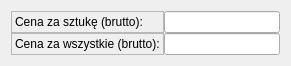
   <widget class="QWidget" name="layoutWidget_3">
    <property name="geometry">
     <rect>
      <x>20</x>
      <y>580</y>
      <width>291</width>
      <height>60</height>
     </rect>
    </property>
    <layout class="QHBoxLayout" name="horizontalLayout_8">
     <property name="spacing">
      <number>0</number>
     </property>
     <item>
      <layout class="QVBoxLayout" name="verticalLayout_33">
       <item>
        <widget class="QLabel" name="label_19">
         <property name="locale">
          <locale language="Polish" country="Poland"/>
         </property>
         <property name="frameShape">
          <enum>QFrame::StyledPanel</enum>
         </property>
         <property name="text">
          <string>Cena za sztukę (brutto):</string>
         </property>
        </widget>
       </item>
       <item>
        <widget class="QLabel" name="label_20">
         <property name="locale">
          <locale language="Polish" country="Poland"/>
         </property>
         <property name="frameShape">
          <enum>QFrame::StyledPanel</enum>
         </property>
         <property name="text">
          <string>Cena za wszystkie (brutto):</string>
         </property>
        </widget>
       </item>
      </layout>
     </item>
     <item>
      <layout class="QVBoxLayout" name="verticalLayout_34">
       <item>
        <widget class="QLineEdit" name="bruttoPriceBox">
         <property name="sizePolicy">
          <sizepolicy hsizetype="Expanding" vsizetype="Expanding">
           <horstretch>0</horstretch>
           <verstretch>0</verstretch>
          </sizepolicy>
         </property>
         <property name="locale">
          <locale language="Polish" country="Poland"/>
         </property>
         <property name="text">
          <string/>
         </property>
         <property name="readOnly">
          <bool>true</bool>
         </property>
        </widget>
       </item>
       <item>
        <widget class="QLineEdit" name="bruttoWholePriceBox">
         <property name="sizePolicy">
          <sizepolicy hsizetype="Expanding" vsizetype="Expanding">
           <horstretch>0</horstretch>
           <verstretch>0</verstretch>
          </sizepolicy>
         </property>
         <property name="locale">
          <locale language="Polish" country="Poland"/>
         </property>
         <property name="text">
          <string/>
         </property>
         <property name="readOnly">
          <bool>true</bool>
         </property>
        </widget>
       </item>
      </layout>
     </item>
    </layout>
   </widget>
